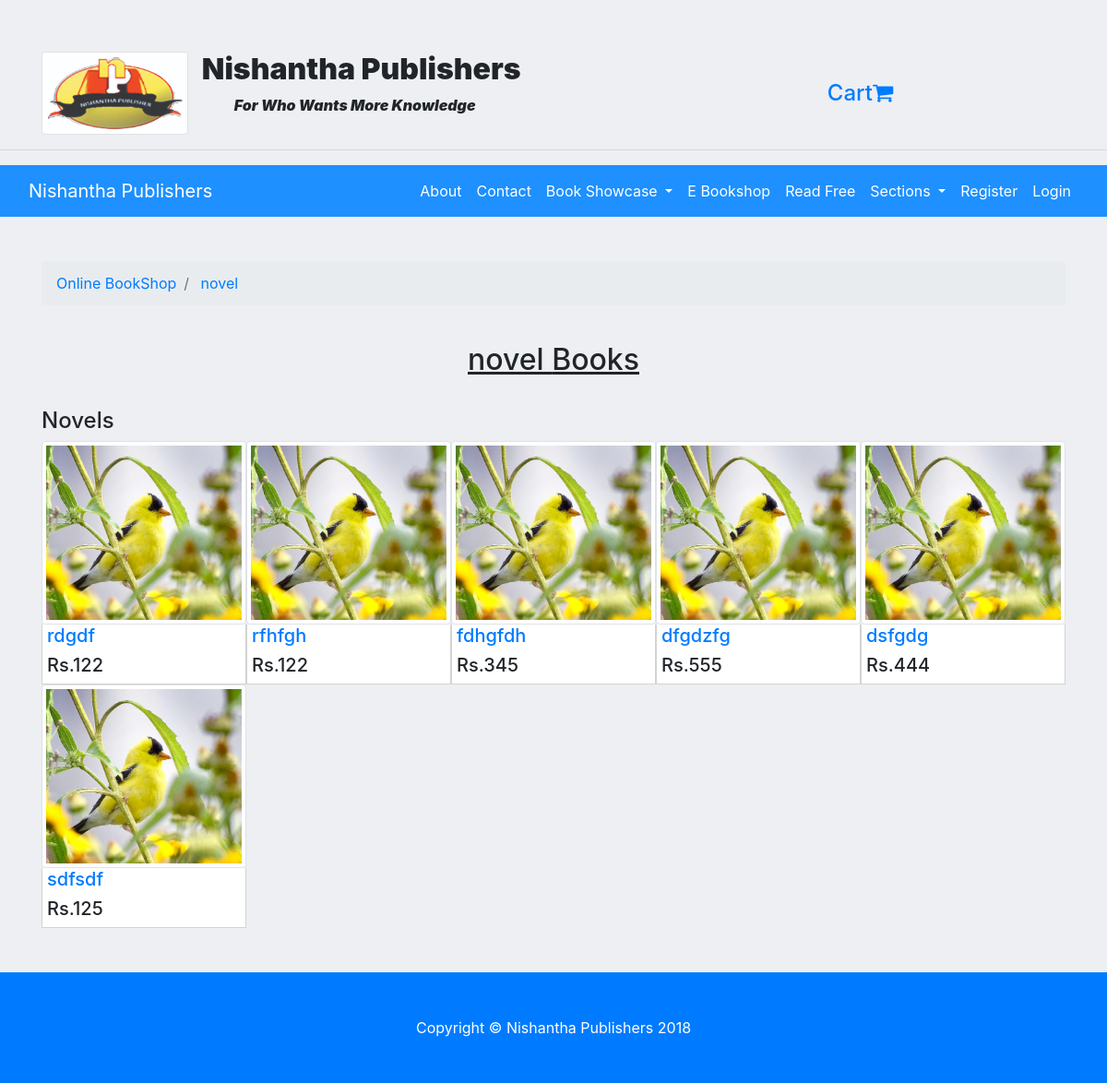
Page /shop/1/ on the earlier database version.
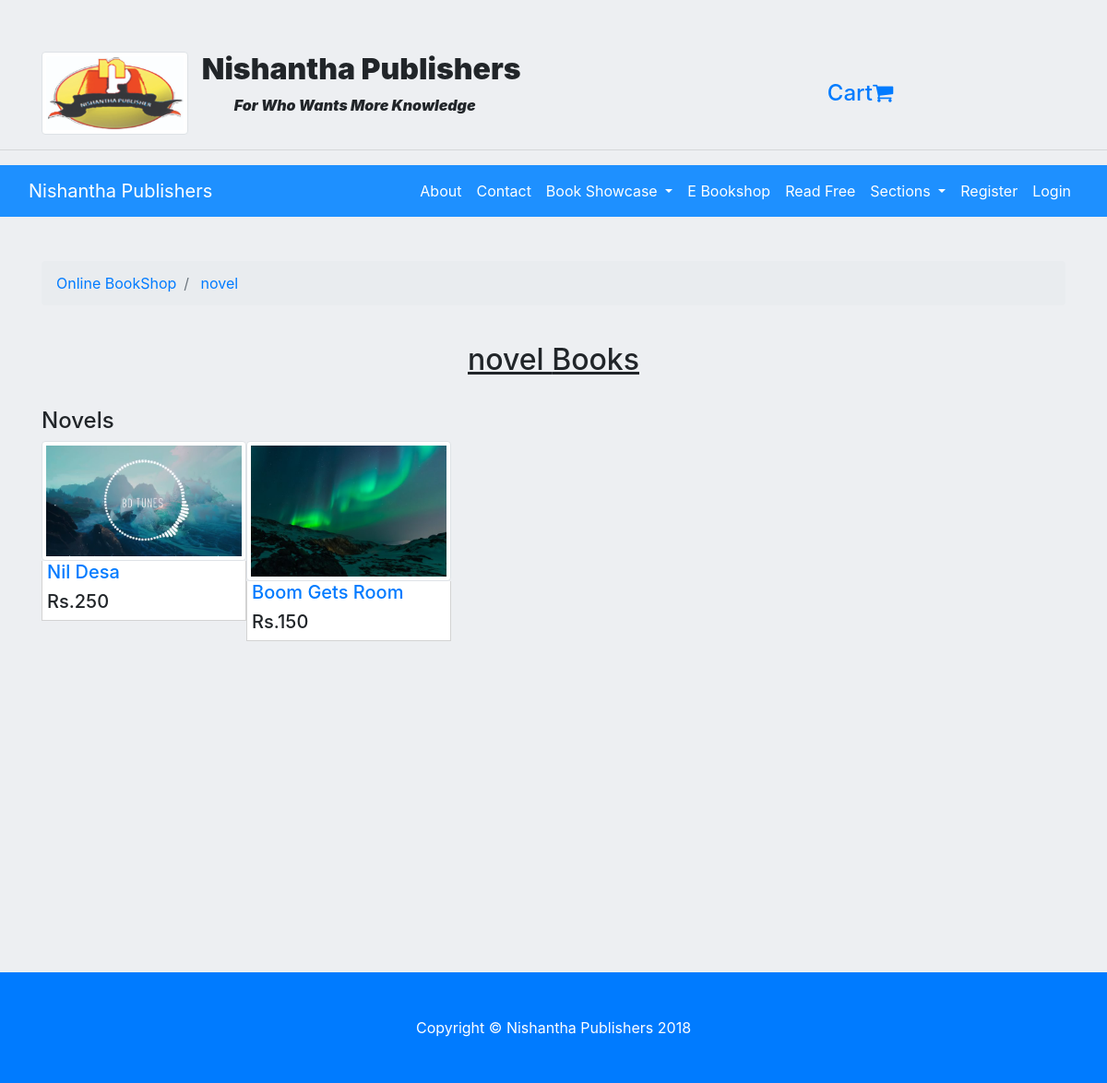
Same page on the later database version.
### book_1/models.py (models this page shows, shortened)
class Book(models.Model):
    title = models.CharField(max_length=150)
    author = models.CharField(max_length=150)
    book_type = models.ForeignKey(BookType, on_delete=models.CASCADE)
    description = models.TextField(max_length=500)
    cover_photo = models.FileField()
    preview = models.FileField()
    price = models.IntegerField()
    google_drive = models.CharField(max_length=5000, blank=True)
    read_free = models.BooleanField(default=False)

### shop/views.py (the view)
# urls.py: path('<int:pk>/', views.ListView.as_view(), name='shop_list'),
class ListView(generic.View):
    def get(self, request, **kwargs):
        book_type = BookType.objects.get(pk=self.kwargs['pk'])
        books_of_type = book_type.book_set.all()
        return render(request, 'shop/shop_list.html', {'book_list':books_of_type, 'book_type':book_type, 'book_type_pk':book_type.pk})

### book_1/models.py (called while the page is built)
    def __str__(self):
        return str(self.title)

### shop/templates/shop/shop_list.html (shortened to what this page needs)
{% extends 'base.html' %}
{% block body %}
<br>
<br>
<ol class="breadcrumb">
    <li class="breadcrumb-item">
      <a href="{% url 'shop:index' %}">Online BookShop</a>
    </li>
    <li class="breadcrumb-item">
      <a href="{% url 'shop:shop_list' pk=book_type_pk %}">{{ book_type }}</a>
    </li>
</ol>
<br>
<h2 style="text-align:center;text-decoration:underline;">{{ book_type }} Books</h2>
<br>
{% if book_list %}
<section class="book_horizontal_list">
    <div class="book_horizontal_list_head">
        <h4>Novels</h4>
    </div>
    <div class="book_horizontal_list_body">
        {% for book in book_list %}
        <div class="book_horizontal_list_body_item" style="width:20%;float:left;">
            <img class="img-fluid img-thumbnail" src="{{ book.cover_photo.url }}" alt="{{ book.title }}" style="width:100%;">
            <div class="book_horizontal_list_body_item_desc" style="text-indent:5px;background-color:white;border-left:1px solid lightgray;border-right:1px solid lightgray;border-bottom:1px solid lightgray;">
                <a href="{% url 'shop:book_buy' pk=book.pk %}"><h5>{{ book.title }}</h5></a>
                <h5>Rs.{{ book.price }}</h5>
            </div>
        </div>
        {% endfor %}
    </div>
</section>
<br>
<br>
<br>
<br>
<br>
<br>
<br>
<br>
<br>
<br>
<br>
<br>
<br>
<br>
<br>
<br>
<br>
<br>
{% endif %}
{% endblock %}

Differences in the rows shown:
no longer on this page (row edited): Book: cover_photo (picture), title "rfhfgh", price "122"
removed Book: cover_photo (picture), title "dfgdzfg", price "555"
removed Book: cover_photo (picture), title "dsfgdg", price "444"
removed Book: cover_photo (picture), title "sdfsdf", price "125"
changed Book: cover_photo: a different picture; title "rdgdf" → "Nil Desa"; price "122" → "250"
changed Book: cover_photo: a different picture; title "fdhgfdh" → "Boom Gets Room"; price "345" → "150"
